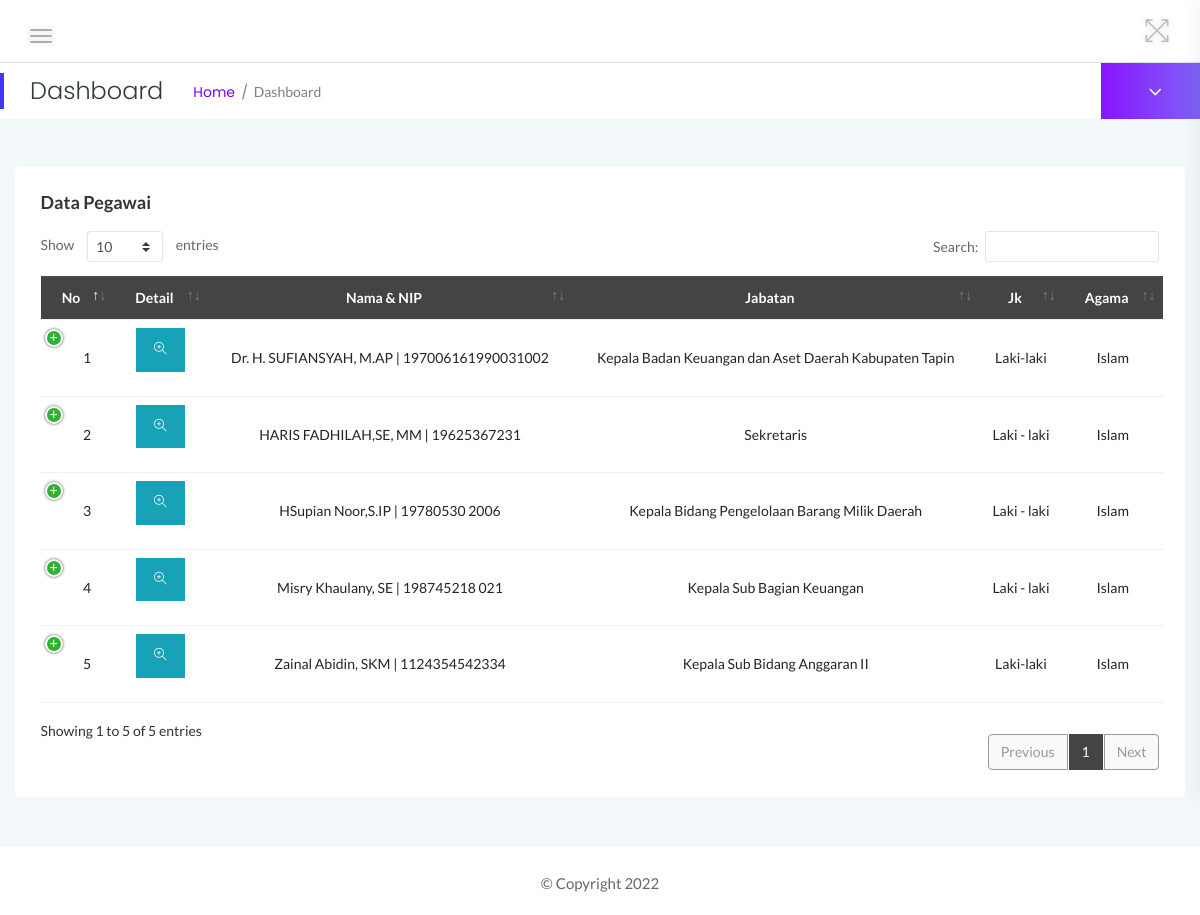
The app's page /pegawai/pegawai.php (signed in), older data.
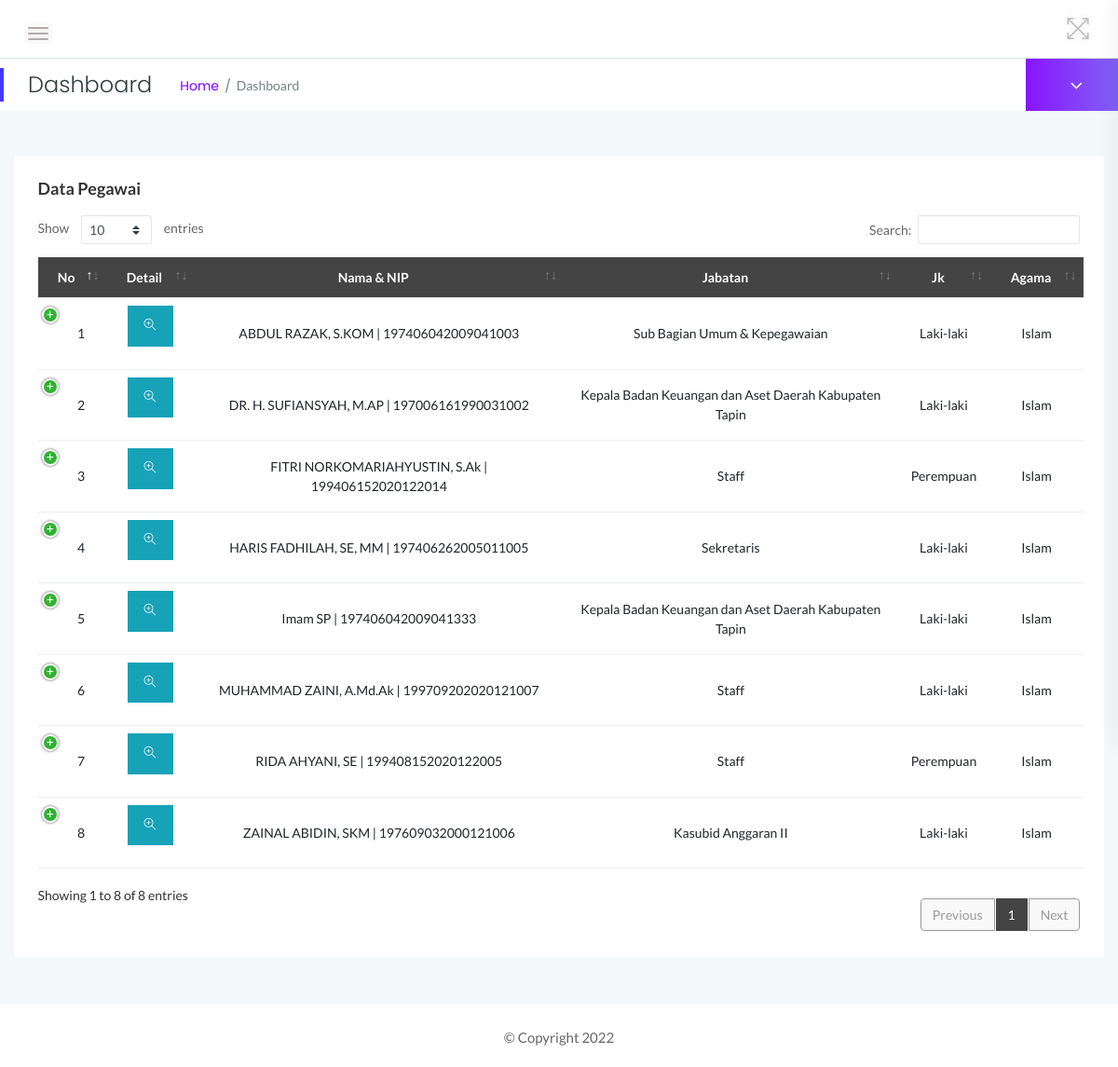
The same page, newer data.
### tables this page shows
CREATE TABLE `t_pegawai` (
  `id_pg` int(9) NOT NULL,
  `nip` varchar(25) NOT NULL,
  `nama_lengkap` varchar(120) NOT NULL,
  `id_jabatan` int(9) NOT NULL,
  `jenis_kelamin` varchar(35) NOT NULL,
  `agama` varchar(20) NOT NULL,
  `status` varchar(20) NOT NULL,
  `tempat_lahir` varchar(120) NOT NULL,
  `tanggal_lahir` date NOT NULL,
  `alamat_rumah` varchar(200) NOT NULL,
  `no_telpon` varchar(13) NOT NULL,
  `file_foto` varchar(255) DEFAULT NULL,
  `pegawai` enum('asn','non asn') NOT NULL,
  `golongan` varchar(255) DEFAULT NULL
);

CREATE TABLE `jabatan` (
  `id_jabatan` int(9) NOT NULL,
  `nama_jabatan` varchar(85) NOT NULL,
  `gajipok` varchar(13) NOT NULL,
  `tunjangan` varchar(13) NOT NULL
);

### pegawai/pegawai.php (the view, shortened to what this page needs)
<?php
	require_once("head.php");
?>
    <div class="main-content-inner">
        <div class="row">
			<div class="col-12 mt-5">
			    <div class="card">
			        <div class="card-body">
			            <h4 class="header-title">Data Pegawai</h4>
			            <div class="data-tables datatable-dark">
			                <table id="dataTable3" class="text-center">
			                    <thead class="text-capitalize">
			                        <tr>
			                        	<th>No</th>
			                            <th>Detail</th>
			                            <th>Nama & NIP</th>
			                            <th>Jabatan</th>
			                            <th>Jk</th>
			                            <th>Agama</th>
			                        </tr>
			                    </thead>
			                    <tbody>
			                        <tr>
			                        <?php $sql = mysqli_query($koneksi,"SELECT * FROM t_pegawai INNER JOIN jabatan ON t_pegawai.id_jabatan=jabatan.id_jabatan ORDER BY nama_lengkap ASC");?>
						                <?php $no = 1;
						                  while ($data = mysqli_fetch_array($sql)) { ?>
			                            <td style="vertical-align: middle;" class="text-center"><?php echo $no++ ?></td>
			                            <td style="vertical-align: middle;"><a title="Detail Data" href="detail_pegawai.php?id_pg=<?php echo $data['id_pg']; ?>" class="btn btn-flat btn-info mb-3"><i class="ti ti-zoom-in"></i><input type="hidden" value="<?=$data['id_pg'];?>"></a></td>
			                            <td><?php echo $data['nama_lengkap'] ?> | <?php echo $data['nip'] ?></td>
			                            <td><?php echo $data['nama_jabatan'] ?></td>
			                            <td><?php echo $data['jenis_kelamin'] ?></td>
			                            <td><?php echo $data['agama'] ?></td>
			                        </tr>
			                    <?php } ?>
			                    </tbody>
			                </table>
			            </div>
			        </div>
			    </div>
			</div>
	</div>
</div>
<?php
	require_once("foot.php");
?>

Row changes from the older to the newer data that the page shows:
removed t_pegawai: nama_lengkap "Dr. H. SUFIANSYAH, M.AP", nip "197006161990031002", id_jabatan.nama_jabatan "Kepala Badan Keuangan dan Aset Daerah Kabupaten Tapin", jenis_kelamin "Laki-laki", agama "Islam"
removed t_pegawai: nama_lengkap "HARIS FADHILAH,SE, MM", nip "19625367231", id_jabatan.nama_jabatan "Sekretaris", jenis_kelamin "Laki - laki", agama "Islam"
removed t_pegawai: nama_lengkap "HSupian Noor,S.IP", nip "19780530 2006", id_jabatan.nama_jabatan "Kepala Bidang Pengelolaan Barang Milik Daerah", jenis_kelamin "Laki - laki", agama "Islam"
removed t_pegawai: nama_lengkap "Misry Khaulany, SE", nip "198745218 021", id_jabatan.nama_jabatan "Kepala Sub Bagian Keuangan", jenis_kelamin "Laki - laki", agama "Islam"
removed t_pegawai: nama_lengkap "Zainal Abidin, SKM", nip "1124354542334", id_jabatan.nama_jabatan "Kepala Sub Bidang Anggaran II", jenis_kelamin "Laki-laki", agama "Islam"
added t_pegawai: nama_lengkap "ABDUL RAZAK, S.KOM", nip "197406042009041003", id_jabatan.nama_jabatan "Sub Bagian Umum & Kepegawaian", jenis_kelamin "Laki-laki", agama "Islam"
added t_pegawai: nama_lengkap "DR. H. SUFIANSYAH, M.AP", nip "197006161990031002", id_jabatan.nama_jabatan "Kepala Badan Keuangan dan Aset Daerah Kabupaten Tapin", jenis_kelamin "Laki-laki", agama "Islam"
added t_pegawai: nama_lengkap "FITRI NORKOMARIAHYUSTIN, S.Ak", nip "199406152020122014", id_jabatan.nama_jabatan "Staff", jenis_kelamin "Perempuan", agama "Islam"
added t_pegawai: nama_lengkap "HARIS FADHILAH, SE, MM", nip "197406262005011005", id_jabatan.nama_jabatan "Sekretaris", jenis_kelamin "Laki-laki", agama "Islam"
added t_pegawai: nama_lengkap "Imam SP", nip "197406042009041333", id_jabatan.nama_jabatan "Kepala Badan Keuangan dan Aset Daerah Kabupaten Tapin", jenis_kelamin "Laki-laki", agama "Islam"
added t_pegawai: nama_lengkap "MUHAMMAD ZAINI, A.Md.Ak", nip "199709202020121007", id_jabatan.nama_jabatan "Staff", jenis_kelamin "Laki-laki", agama "Islam"
added t_pegawai: nama_lengkap "RIDA AHYANI, SE", nip "199408152020122005", id_jabatan.nama_jabatan "Staff", jenis_kelamin "Perempuan", agama "Islam"
added t_pegawai: nama_lengkap "ZAINAL ABIDIN, SKM", nip "197609032000121006", id_jabatan.nama_jabatan "Kasubid Anggaran II", jenis_kelamin "Laki-laki", agama "Islam"
Text that changed along with them:
text written by a page script: "Show entries Search: Showing 1 to 5 of 5 entries Previous 1 Next" → "Show entries Search: Showing 1 to 8 of 8 entries Previous 1 Next"
